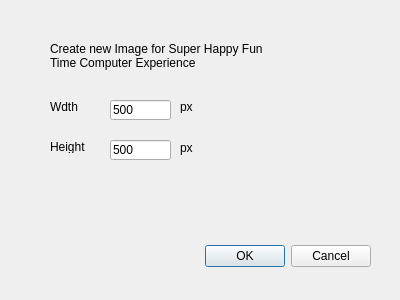
<?xml version="1.0" encoding="UTF-8"?>
<ui version="4.0">
 <class>NewImageDialog</class>
 <widget class="QDialog" name="NewImageDialog">
  <property name="geometry">
   <rect>
    <x>0</x>
    <y>0</y>
    <width>400</width>
    <height>300</height>
   </rect>
  </property>
  <property name="windowTitle">
   <string>Dialog</string>
  </property>
  <widget class="QDialogButtonBox" name="buttonBox">
   <property name="geometry">
    <rect>
     <x>30</x>
     <y>240</y>
     <width>341</width>
     <height>32</height>
    </rect>
   </property>
   <property name="orientation">
    <enum>Qt::Horizontal</enum>
   </property>
   <property name="standardButtons">
    <set>QDialogButtonBox::Cancel|QDialogButtonBox::Ok</set>
   </property>
  </widget>
  <widget class="QLabel" name="label_3">
   <property name="geometry">
    <rect>
     <x>50</x>
     <y>140</y>
     <width>46</width>
     <height>13</height>
    </rect>
   </property>
   <property name="text">
    <string>Height</string>
   </property>
  </widget>
  <widget class="QLabel" name="label_4">
   <property name="geometry">
    <rect>
     <x>180</x>
     <y>100</y>
     <width>46</width>
     <height>13</height>
    </rect>
   </property>
   <property name="text">
    <string>px</string>
   </property>
  </widget>
  <widget class="QLineEdit" name="imageHeight">
   <property name="geometry">
    <rect>
     <x>110</x>
     <y>140</y>
     <width>61</width>
     <height>20</height>
    </rect>
   </property>
   <property name="inputMethodHints">
    <set>Qt::ImhDigitsOnly</set>
   </property>
   <property name="text">
    <string>500</string>
   </property>
  </widget>
  <widget class="QLabel" name="label">
   <property name="geometry">
    <rect>
     <x>50</x>
     <y>10</y>
     <width>221</width>
     <height>91</height>
    </rect>
   </property>
   <property name="lineWidth">
    <number>0</number>
   </property>
   <property name="text">
    <string>Create new Image for Super Happy Fun Time Computer Experience</string>
   </property>
   <property name="wordWrap">
    <bool>true</bool>
   </property>
  </widget>
  <widget class="QLineEdit" name="imageWidth">
   <property name="geometry">
    <rect>
     <x>110</x>
     <y>100</y>
     <width>61</width>
     <height>20</height>
    </rect>
   </property>
   <property name="inputMethodHints">
    <set>Qt::ImhDigitsOnly</set>
   </property>
   <property name="text">
    <string>500</string>
   </property>
  </widget>
  <widget class="QLabel" name="label_2">
   <property name="geometry">
    <rect>
     <x>50</x>
     <y>100</y>
     <width>46</width>
     <height>13</height>
    </rect>
   </property>
   <property name="text">
    <string>Wdth</string>
   </property>
  </widget>
  <widget class="QLabel" name="label_5">
   <property name="geometry">
    <rect>
     <x>180</x>
     <y>140</y>
     <width>46</width>
     <height>16</height>
    </rect>
   </property>
   <property name="text">
    <string>px</string>
   </property>
  </widget>
 </widget>
 <resources/>
 <connections>
  <connection>
   <sender>buttonBox</sender>
   <signal>accepted()</signal>
   <receiver>NewImageDialog</receiver>
   <slot>accept()</slot>
   <hints>
    <hint type="sourcelabel">
     <x>248</x>
     <y>254</y>
    </hint>
    <hint type="destinationlabel">
     <x>157</x>
     <y>274</y>
    </hint>
   </hints>
  </connection>
  <connection>
   <sender>buttonBox</sender>
   <signal>rejected()</signal>
   <receiver>NewImageDialog</receiver>
   <slot>reject()</slot>
   <hints>
    <hint type="sourcelabel">
     <x>316</x>
     <y>260</y>
    </hint>
    <hint type="destinationlabel">
     <x>286</x>
     <y>274</y>
    </hint>
   </hints>
  </connection>
 </connections>
</ui>
